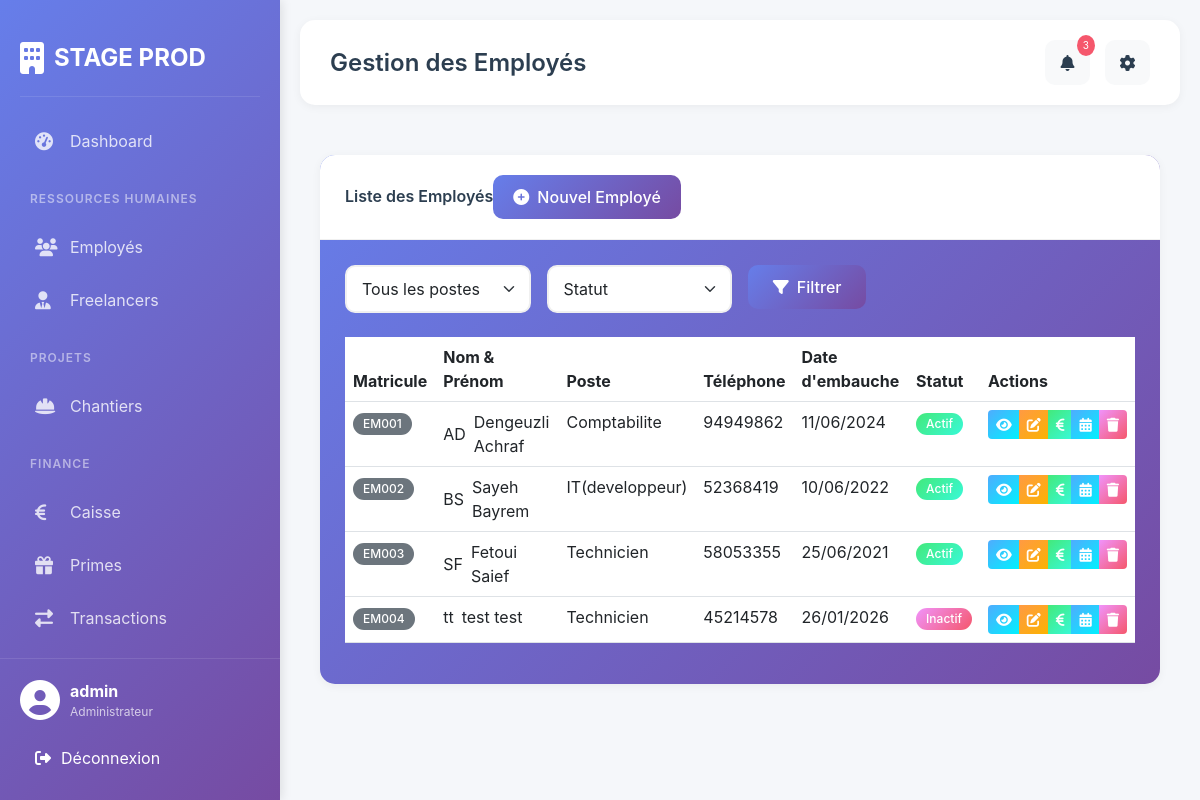
The app's page /employes/ (signed in) with its own data.
### gestion/models.py (models this page shows, shortened)
class Employe(models.Model):
    TYPE_CONTRAT_CHOICES = [
        ('CDI', 'CDI'),
        ('CDD', 'CDD'),
        ('INTERIM', 'Intérim'),
        ('STAGE', 'Stage'),
    ]
    POSTE_CHOICES = [
        ('TECHNICIEN', 'Technicien'),
        ('AUTRE', 'Autre (à préciser)'),
    ]
    matricule = models.CharField(max_length=20, unique=True)
    nom = models.CharField(max_length=100)
    prenom = models.CharField(max_length=100)
    cin = models.CharField(max_length=20, unique=True)
    adresse = models.TextField()
    telephone = models.CharField(max_length=20)
    date_naissance = models.DateField()
    date_embauche = models.DateField()
    poste_choice = models.CharField(
        max_length=20,
        choices=POSTE_CHOICES,
        default='TECHNICIEN',
        verbose_name="Type de poste"
    )
    poste_autre = models.CharField(
        max_length=100,
        blank=True,
        null=True,
        verbose_name="Autre poste (précisez)"
    )
    type_contrat = models.CharField(max_length=20, choices=TYPE_CONTRAT_CHOICES)
    salaire_base = models.DecimalField(max_digits=10, decimal_places=2)
    actif = models.BooleanField(default=True)
    photo = models.ImageField(upload_to='employes/', blank=True, null=True)

### gestion/views.py (the view)
# urls.py: path('employes/', views.liste_employes, name='liste_employes'),
@login_required
def liste_employes(request):
    employes = Employe.objects.all()
    poste_filter = request.GET.get('poste')
    actif_filter = request.GET.get('actif')
    if poste_filter:
        employes = employes.filter(poste_id=poste_filter)
    if actif_filter:
        employes = employes.filter(actif=(actif_filter == 'true'))
    context = {
        'employes': employes,
        'postes': Poste.objects.all(),
    }
    return render(request, 'employees/liste_employes.html', context)

### templates/employees/liste_employes.html (shortened to what this page needs)
{% extends 'base.html' %}
{% block page_title %}Gestion des Employés{% endblock %}
{% block content %}
<div class="card" style="background: linear-gradient(135deg, #667eea 0%, #764ba2 100%);">
    <div class="card-header">
        <div class="d-flex justify-content-between align-items-center">
            <h5 class="mb-0">Liste des Employés</h5>
            <a href="{% url 'ajouter_employe' %}" class="btn btn-primary">
                <i class="fas fa-plus-circle me-2"></i>Nouvel Employé
            </a>
        </div>
    </div>
    <div class="card-body">
        <div class="filters mb-4">
            <form method="get" class="row g-3">
                <div class="col-md-3">
                    <select name="poste" class="form-select">
                        <option value="">Tous les postes</option>
                    </select>
                </div>
                <div class="col-md-3">
                    <select name="actif" class="form-select">
                        <option value="">Statut</option>
                    </select>
                </div>
                <div class="col-md-2">
                    <button type="submit" class="btn btn-primary w-100">
                        <i class="fas fa-filter me-2"></i>Filtrer
                    </button>
                </div>
            </form>
        </div>
        <div class="table-responsive">
            <table class="table table-hover">
                <thead>
                    <tr>
                        <th>Matricule</th>
                        <th>Nom & Prénom</th>
                        <th>Poste</th>
                        <th>Téléphone</th>
                        <th>Date d'embauche</th>
                        <th>Statut</th>
                        <th>Actions</th>
                    </tr>
                </thead>
                <tbody>
                    {% for employe in employes %}
                    <tr>
                        <td><span class="badge bg-secondary">{{ employe.matricule }}</span></td>
                        <td>
                            <div class="d-flex align-items-center">
                                <div class="avatar-sm me-2">
                                    {% if employe.photo %}
                                    <img src="{{ employe.photo.url }}" class="rounded-circle" width="40" height="40">
                                    {% else %}
                                    <div class="avatar-placeholder-sm">
                                        {{ employe.prenom|first }}{{ employe.nom|first }}
                                    </div>
                                    {% endif %}
                                </div>
                                {{ employe.nom }} {{ employe.prenom }}
                            </div>
                        </td>
                        <td>
    {% if employe.poste_choice == 'AUTRE' %}
        {{ employe.poste_autre }}
    {% else %}
        {{ employe.get_poste_choice_display }}
    {% endif %}
</td>
                        <td>{{ employe.telephone }}</td>
                        <td>{{ employe.date_embauche|date:"d/m/Y" }}</td>
                        <td>
                            {% if employe.actif %}
                            <span class="badge bg-success">Actif</span>
                            {% else %}
                            <span class="badge bg-danger">Inactif</span>
                            {% endif %}
                        </td>
                        <td>
                            <div class="btn-group">
                                <a href="{% url 'detail_employe' employe.pk %}" class="btn btn-sm btn-info" title="Voir">
                                    <i class="fas fa-eye"></i>
                                </a>
                                <a href="{% url 'modifier_employe' employe.pk %}" class="btn btn-sm btn-warning" title="Modifier">
                                    <i class="fas fa-edit"></i>
                                </a>
                                <a href="{% url 'ajouter_avance' employe.pk %}" class="btn btn-sm btn-success" title="Avance">
                                    <i class="fas fa-euro-sign"></i>
                                </a>
                               <a href="{% url 'planning_simple' employe.pk %}" class="btn btn-sm btn-info" title="Planning">
    <i class="fas fa-calendar-alt"></i>
</a>
                                <button type="button" class="btn btn-sm btn-danger" title="Supprimer"
                onclick="confirmDelete('{{ employe.pk }}', '{{ employe.nom }} {{ employe.prenom }}')">
            <i class="fas fa-trash"></i>
        </button>
                            </div>
                        </td>
                    </tr>
                    {% endfor %}
                </tbody>
            </table>
        </div>
    </div>
</div>
{% endblock %}

### templates/base.html (shortened to what this page needs)
<!doctype html>
<html lang="fr">
  <head>
    <link
      href="https://cdn.jsdelivr.net/npm/bootstrap@5.3.0/dist/css/bootstrap.min.css"
      rel="stylesheet"
    />
    <link
      rel="stylesheet"
      href="https://cdnjs.cloudflare.com/ajax/libs/font-awesome/6.4.0/css/all.min.css"
    />
    {% load static %}
    <link rel="stylesheet" href="{% static 'css/style.css' %}" />
  </head>
  <body>
    <div class="sidebar">
      <div class="sidebar-brand">
        <i class="fas fa-building"></i>
        <span>STAGE PROD</span>
      </div>
      <div class="sidebar-menu">
        <div
          class="menu-item {% if request.resolver_match.url_name == 'dashboard' %}active{% endif %}"
        >
          <a href="{% url 'dashboard' %}">
            <i class="fas fa-tachometer-alt"></i>
            <span>Dashboard</span>
          </a>
        </div>
        <div class="menu-divider">Ressources Humaines</div>
        <div class="menu-item">
          <a href="{% url 'liste_employes' %}">
            <i class="fas fa-users"></i>
            <span>Employés</span>
          </a>
        </div>
        <div class="menu-item">
          <a href="{% url 'liste_freelancers' %}">
            <i class="fas fa-user-tie"></i>
            <span>Freelancers</span>
          </a>
        </div>
        <div class="menu-divider">Projets</div>
        <div class="menu-item">
          <a href="{% url 'liste_chantiers' %}">
            <i class="fas fa-hard-hat"></i>
            <span>Chantiers</span>
          </a>
        </div>
        <div class="menu-divider">Finance</div>
        <div class="menu-item">
          <a href="{% url 'finance_dashboard' %}">
            <i class="fas fa-euro-sign"></i>
            <span>Caisse</span>
          </a>
        </div>
        <div class="menu-item">
          <a href="{% url 'liste_primes' %}">
            <i class="fas fa-gift"></i>
            <span>Primes</span>
          </a>
        </div>
        <div class="menu-item">
          <a href="{% url 'liste_transactions' %}">
            <i class="fas fa-exchange-alt"></i>
            <span>Transactions</span>
          </a>
        </div>
      </div>
      <div class="sidebar-footer">
        <div class="user-info">
          <i class="fas fa-user-circle"></i>
          <div>
            <strong>{{ user.username }}</strong>
            <small>Administrateur</small>
          </div>
        </div>
        <form method="post" action="{% url 'logout' %}" style="display: inline">
          <button
            type="submit"
            class="logout-btn"
            style="
              border: none;
              background: none;
              width: 100%;
              text-align: left;
            "
          >
            <i class="fas fa-sign-out-alt"></i>
            Déconnexion
          </button>
        </form>
      </div>
    </div>
    <div class="main-content">
      <div class="top-header">
        <div class="header-title">
          {% block page_title %}Dashboard{% endblock %}
        </div>
        <div class="header-actions">
          <button class="btn btn-light position-relative">
            <i class="fas fa-bell"></i>
            <span class="notification-badge">3</span>
          </button>
          <button class="btn btn-light">
            <i class="fas fa-cog"></i>
          </button>
        </div>
      </div>
      <div class="content">{% block content %}{% endblock %}</div>
    </div>
  </body>
</html>

### static/css/style.css (style rules this page uses)
:root { --primary-color: #667eea; --secondary-color: #764ba2; --success-color: #43e97b; --danger-color: #f5576c; --warning-color: #ff9a44; --info-color: #4facfe; --dark: #2c3e50; --light: #f8f9fa; }
* { margin: 0; padding: 0; box-sizing: border-box; }
body { font-family: 'Inter', sans-serif; background: #f5f7fa; display: flex; min-height: 100vh; }
.sidebar { width: 280px; background: linear-gradient(135deg, #667eea 0%, #764ba2 100%); color: white; position: fixed; height: 100vh; left: 0; top: 0; overflow-y: auto; padding: 20px; box-shadow: 2px 0 10px rgba(0,0,0,0.1); z-index: 1000; }
.sidebar-brand { display: flex; align-items: center; gap: 10px; font-size: 24px; font-weight: 700; padding: 20px 0; border-bottom: 1px solid rgba(255,255,255,0.1); margin-bottom: 20px; }
.sidebar-brand i { font-size: 32px; }
.sidebar-menu { display: flex; flex-direction: column; gap: 5px; }
.menu-divider { font-size: 12px; text-transform: uppercase; letter-spacing: 1px; color: rgba(255,255,255,0.5); padding: 20px 10px 10px; font-weight: 600; }
.menu-item { border-radius: 10px; transition: all 0.3s; }
.menu-item a { display: flex; align-items: center; gap: 15px; padding: 12px 15px; color: rgba(255,255,255,0.8); text-decoration: none; transition: all 0.3s; }
.menu-item a i { width: 20px; font-size: 18px; }
.sidebar-footer { position: absolute; bottom: 0; left: 0; right: 0; padding: 20px; border-top: 1px solid rgba(255,255,255,0.1); }
.user-info { display: flex; align-items: center; gap: 10px; margin-bottom: 15px; }
.user-info i { font-size: 40px; }
.user-info div { display: flex; flex-direction: column; }
.user-info small { color: rgba(255,255,255,0.7); font-size: 12px; }
.logout-btn { display: flex; align-items: center; gap: 10px; padding: 10px 15px; background: rgba(255,255,255,0.1); border-radius: 8px; color: white; text-decoration: none; transition: all 0.3s; }
.main-content { flex: 1; margin-left: 280px; padding: 20px; }
.top-header { display: flex; justify-content: space-between; align-items: center; padding: 20px 30px; background: white; border-radius: 15px; margin-bottom: 30px; box-shadow: 0 2px 10px rgba(0,0,0,0.05); }
.header-title { font-size: 24px; font-weight: 600; color: var(--dark); }
.header-actions { display: flex; gap: 15px; }
.header-actions .btn { width: 45px; height: 45px; border-radius: 10px; display: flex; align-items: center; justify-content: center; background: #f8f9fa; border: none; color: var(--dark); position: relative; }
.notification-badge { position: absolute; top: -5px; right: -5px; background: var(--danger-color); color: white; font-size: 10px; padding: 3px 6px; border-radius: 50%; }
.content { padding: 20px; background: transparent; }
.card { background: white; border-radius: 15px; border: none; box-shadow: 0 2px 10px rgba(0,0,0,0.05); overflow: hidden; }
.card-header { background: white; border-bottom: 1px solid #f0f0f0; padding: 20px 25px; display: flex; justify-content: space-between; align-items: center; }
.card-header h5 { margin: 0; font-size: 16px; font-weight: 600; color: var(--dark); display: flex; align-items: center; }
.card-body { padding: 25px; }
.form-control, .form-select { border: 2px solid #f0f0f0; border-radius: 10px; padding: 10px 15px; transition: all 0.3s; }
.btn-primary { background: linear-gradient(135deg, #667eea 0%, #764ba2 100%); border: none; padding: 10px 20px; border-radius: 10px; font-weight: 500; transition: all 0.3s; }
.btn-success { background: linear-gradient(135deg, #43e97b 0%, #38f9d7 100%); border: none; }
.btn-danger { background: linear-gradient(135deg, #f093fb 0%, #f5576c 100%); border: none; }
.btn-warning { background: linear-gradient(135deg, #ff9a44 0%, #fbb300 100%); border: none; color: white; }
.btn-info { background: linear-gradient(135deg, #4facfe 0%, #00f2fe 100%); border: none; color: white; }
.badge { padding: 5px 10px; border-radius: 20px; font-weight: 500; }
.bg-success { background: linear-gradient(135deg, #43e97b 0%, #38f9d7 100%) !important; }
.bg-danger { background: linear-gradient(135deg, #f093fb 0%, #f5576c 100%) !important; }
.btn-group .btn-danger { transition: all 0.3s; }

### records on screen
Employe: matricule "EM001", prenom|first "A", nom|first "D", nom "Dengeuzli", prenom "Achraf", poste_autre "Comptabilite", telephone "94949862", date_embauche "11/06/2024", actif "Actif"
Employe: matricule "EM002", prenom|first "B", nom|first "S", nom "Sayeh", prenom "Bayrem", poste_autre "IT(developpeur)", telephone "52368419", date_embauche "10/06/2022", actif "Actif"
Employe: matricule "EM003", prenom|first "S", nom|first "F", nom "Fetoui", prenom "Saief", poste_choice "Technicien", telephone "58053355", date_embauche "25/06/2021", actif "Actif"
Employe: matricule "EM004", prenom|first "t", nom|first "t", nom "test", prenom "test", poste_choice "Technicien", telephone "45214578", date_embauche "26/01/2026", actif "Inactif"

### other values on screen
{{ user.username }} "admin"
